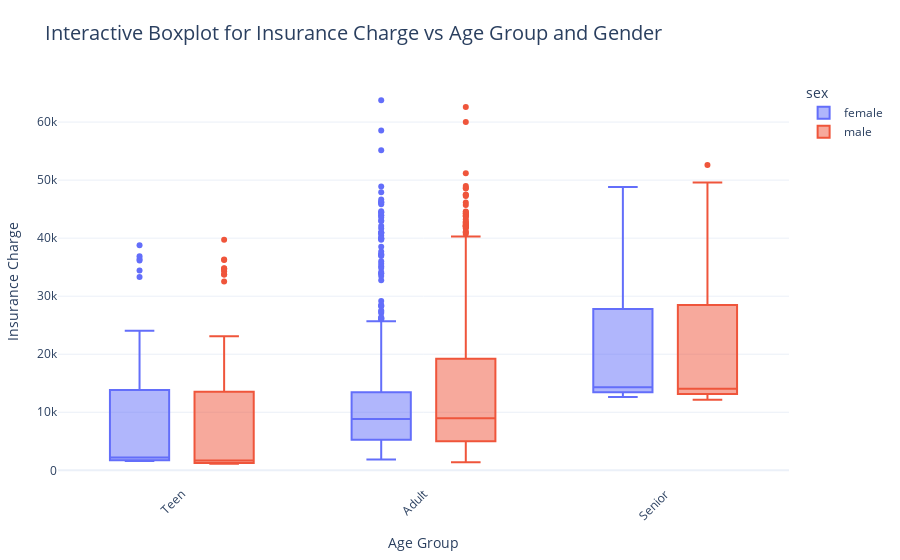

The cell this chart's notebook holds for it:
### Code cell
#using the insurance.csv file
import pandas as pd
import numpy as np
import matplotlib.pyplot as plt
import seaborn as sns
import plotly.express as px
from sklearn.preprocessing import LabelEncoder, OneHotEncoder



df= pd.read_csv(r"C:\\Users\meet_\OneDrive\Documents\vscode-projects\My-Individual-Project\jupyter_notebooks\Source Data\insurance.csv")
df = df.copy()
df.head()

# df.isnull().sum()
# df.shape
# df.info()

df['smoker'] = df['smoker'].str.lower()

#Hypothesis 1 = Smoking has a direct impact on weight gain

""" 
Function to group BMI values in line with NHS defintions

"""

def bmi_group(bmi):
    if bmi < 18.5:
        return "underweight"
    elif 18.5 <= bmi < 24.9:
        return "normal weight"
    elif 25 <= bmi < 29.9:
        return "overweight"
    else:
        return "obese"
    
#add a new column in the df to group the bmi values
df["bmi_category"] = df["bmi"].apply(bmi_group)
df.head(25)

"""
Function to return a count of the bmi category for smokers
"""
def smoker_bmi_count(df): 
     smokers = df[df['smoker'] == "yes"]
     vc = smokers["bmi_category"].value_counts().reset_index()
     vc.columns = ["bmi_category","count_smoker"]
     return vc

"""
Function to return a count of the bmi category for nonsmokers
"""
def nonsmoker_bmi_count(df): 
     non_smokers = df[df['smoker'] == "no"]
     vc = non_smokers["bmi_category"].value_counts().reset_index()
     vc.columns = ["bmi_category","count_nonsmoker"]
     return vc    



smoker_bmi_df = smoker_bmi_count(df)
nonsmoker_bmi_df = nonsmoker_bmi_count(df)

"""
# Create a combined DataFrame to check bmi categories for both smokers and non smokers
# """

combined_df = pd.merge(
    smoker_bmi_df,
    nonsmoker_bmi_df,
    on="bmi_category",
    how="outer",
)

combined_df

# Melt the DataFrame to long format for Seaborn
df_long = combined_df.melt(id_vars='bmi_category', 
                           value_vars=['count_smoker','count_nonsmoker'], 
                           var_name='smoker_status', 
                           value_name='count')

#Rename values for clarity
df_long['smoker_status'] = df_long['smoker_status'].replace({
    'count_smoker': 'Smokers',
    'count_nonsmoker': 'Non-Smokers'
})

# Plot a bar chart to compare BMI category dsistribution for Smokers vs Non Smokers
plt.figure(figsize=(8,5))
sns.barplot(data=df_long, x='bmi_category', y='count', hue='smoker_status')
plt.xlabel("BMI Category")
plt.ylabel("Count")
plt.title("BMI Category Distribution: Smokers vs Non-Smokers")
plt.tight_layout()
plt.show()

#Hypothesis 1 result --> Clearly, smoking has no impact on being obese or overweight


# Hypothesis 2: BMI category has a direct impact on insurance charges

plt.figure(figsize=(8,5))
sns.boxenplot(data=df, x='bmi_category',y='charges', hue='smoker')
plt.xlabel('BMI Category')
plt.ylabel('Insurance Charges')
plt.title('Insurance Charge Distribution vs BMI Category and Smoker Status')
plt.tight_layout
plt.show()

#Hypothesis 2 result --> Smokers do get charged more vs non smokers, and also that the more weight a smoker puts on,
#  the risk of making a health claim increases, which is reflected in higher charges by client

# Hypothesis 3: Insurance Charges vs Region

plt.figure(figsize=(8,5))
sns.boxplot(data=df, x='region',y='charges', hue='region')
plt.xlabel('Region')
plt.ylabel('Insurance Charges')
plt.title('Insurance Charge Distribution vs Region')
plt.tight_layout
plt.show()

#Hypothesis 4 Age has a strong correlation with insurance charges, and that BMI and smoker status will augment the risk factor

""" 
Function to create age groups

"""

def age_group(age):
    if age < 12:
        return "Child"
    elif 13 <= age < 20:
        return "Teen"
    elif 20 <= age < 60:
        return "Adult"
    else:
        return "Senior"
    

    #add a new column in the df for age group
df["age_group"] = df["age"].apply(age_group)
df["age_group"] = df["age_group"].astype(str)
df.head(25)

fig = px.box(
    df,
    x="age_group",
    y="charges",
    color="sex",
    labels = {"age_group":"Age Group",
          "charges":"Insurance Charge"
          },
title = "Interactive Boxplot for Insurance Charge vs Age Group and Gender",
hover_name = "region"
)


# Layout improvements
fig.update_layout(
    xaxis_tickangle=-45,
    template="plotly_white",
    title_font_size=20,
    margin=dict(l=50, r=50, t=80, b=50)
)

fig.show()
# df_corr = df.corr(method='pearson')

# fig = px.density_heatmap(data=df,x="df_corr", y = )

### Figure 1 — Plotly figure (JSON) as saved in the notebook; plotly's stock layout.template omitted (floating-point values rounded to 4 significant figures; data arrays with more than 128 entries replaced by an {"elided": "..."} marker saying what was removed)
{"data": [{"alignmentgroup": "True", "hovertemplate": "<b>%{hovertext}</b><br><br>sex=female<br>Age Group=%{x}<br>Insurance Charge=%{y}<extra></extra>", "hovertext": {"elided": "662 str values"}, "legendgroup": "female", "marker": {"color": "#636efa"}, "name": "female", "notched": false, "offsetgroup": "female", "orientation": "v", "showlegend": true, "type": "box", "x": {"elided": "662 str values"}, "x0": " ", "xaxis": "x", "y": {"elided": "662 float values"}, "y0": " ", "yaxis": "y"}, {"alignmentgroup": "True", "hovertemplate": "<b>%{hovertext}</b><br><br>sex=male<br>Age Group=%{x}<br>Insurance Charge=%{y}<extra></extra>", "hovertext": {"elided": "676 str values"}, "legendgroup": "male", "marker": {"color": "#EF553B"}, "name": "male", "notched": false, "offsetgroup": "male", "orientation": "v", "showlegend": true, "type": "box", "x": {"elided": "676 str values"}, "x0": " ", "xaxis": "x", "y": {"elided": "676 float values"}, "y0": " ", "yaxis": "y"}], "layout": {"boxmode": "group", "legend": {"title": {"text": "sex"}, "tracegroupgap": 0}, "margin": {"b": 50, "l": 50, "r": 50, "t": 80}, "title": {"font": {"size": 20}, "text": "Interactive Boxplot for Insurance Charge vs Age Group and Gender"}, "xaxis": {"anchor": "y", "domain": [0, 1], "tickangle": -45, "title": {"text": "Age Group"}}, "yaxis": {"anchor": "x", "domain": [0, 1], "title": {"text": "Insurance Charge"}}}}
